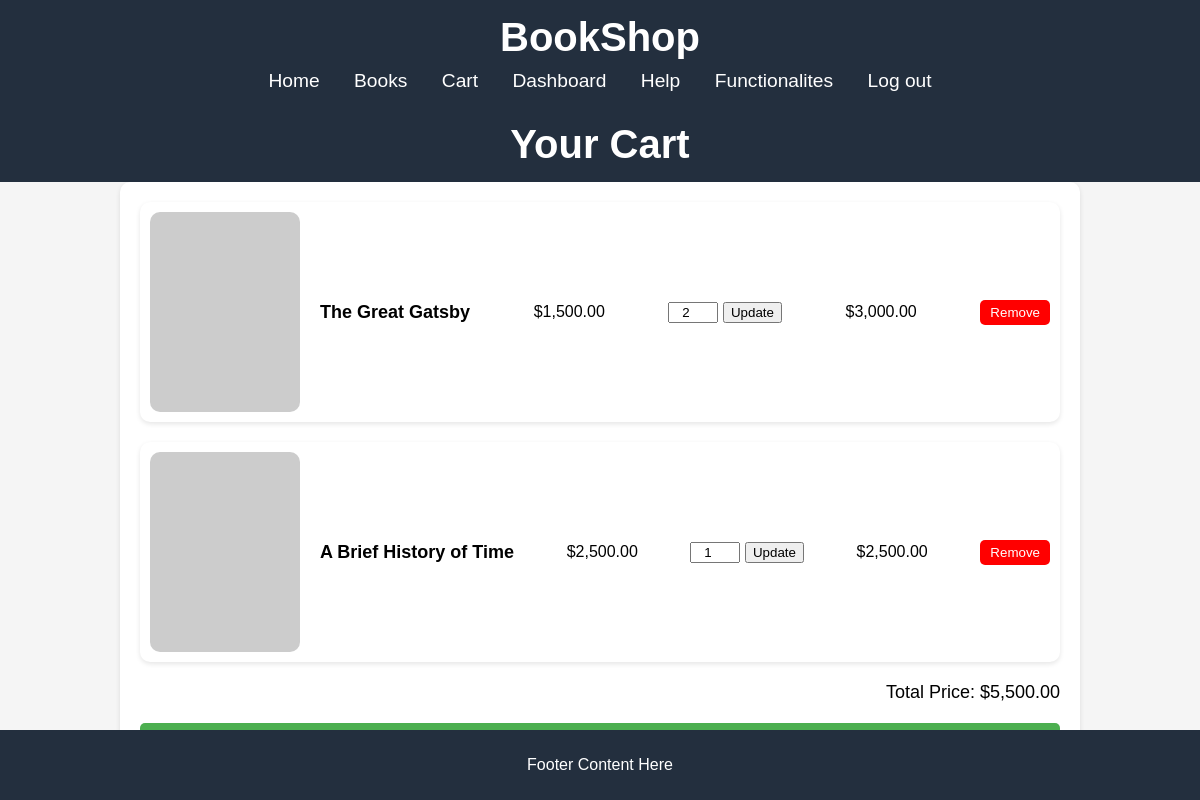
The page /customer/cart.php (signed in) on the database its author committed.
### tables this page shows
CREATE TABLE `cart_items` (
  `id` int(11) NOT NULL,
  `cart_id` int(11) DEFAULT NULL,
  `product_id` int(11) DEFAULT NULL,
  `quantity` int(11) DEFAULT NULL,
  `created_at` timestamp NOT NULL DEFAULT current_timestamp(),
  `updated_at` timestamp NOT NULL DEFAULT current_timestamp() ON UPDATE current_timestamp()
);

CREATE TABLE `products` (
  `id` int(11) NOT NULL,
  `name` varchar(255) DEFAULT NULL,
  `description` text DEFAULT NULL,
  `price` decimal(10,2) DEFAULT NULL,
  `stock_quantity` int(4) DEFAULT NULL,
  `category_id` int(11) DEFAULT NULL,
  `created_at` timestamp NOT NULL DEFAULT current_timestamp(),
  `updated_at` timestamp NOT NULL DEFAULT current_timestamp() ON UPDATE current_timestamp()
);

### customer/cart.php (the view, shortened to what this page needs)
<?php
require '../db_connect.php';
$user_id = $_SESSION['user_id'];
$totalPrice = 0;
function getCart($conn, $user_id) {
    $query = "SELECT * FROM cart WHERE user_id = $user_id";
    $result = $conn->query($query);
    $cart = $result->fetch_assoc();
    if (!$cart) {
        $query = "INSERT INTO cart (user_id, created_at, updated_at) VALUES ($user_id, NOW(), NOW())";
        $conn->query($query);
        $cart_id = $conn->insert_id;
    } else {
        $cart_id = $cart['id'];
    }
    return $cart_id;
}
function getCartItems($conn, $cart_id) {
    $query = "SELECT ci.id as cart_item_id, p.name, p.price, ci.quantity, ci.product_id
              FROM cart_items ci
              JOIN products p ON ci.product_id = p.id
              WHERE ci.cart_id = $cart_id";
    $result = $conn->query($query);
    $cartItems = [];
    while ($row = $result->fetch_assoc()) {
        $cartItems[] = $row;
    }
    return $cartItems;
}
$cart_id = getCart($conn, $user_id);
$cartItems = getCartItems($conn, $cart_id);
?>
<!DOCTYPE html>
<html lang="en">
<head>
    <link rel="stylesheet" href="../css/cart.css">
</head>
<body>
<div id="header-container">
    </div>
<div class="header">
    <h1>Your Cart</h1>
</div>
<div class="container">
    <div id="cartItems">
        <?php if (count($cartItems) > 0): ?>
            <?php
            $totalPrice = 0;
            foreach ($cartItems as $item):
                $itemTotal = $item['price'] * $item['quantity'];
                $totalPrice += $itemTotal;
            ?>
            <div class="cart-item">
                <div class="item-details">
                    <img src="https://via.placeholder.com/150x200" alt="<?php echo $item['name']; ?>" class="item-image">
                    <div class="item-info">
                        <h4 class="item-name"><?php echo $item['name']; ?></h4>
                    </div>
                </div>
                <div class="item-price">$<?php echo number_format($item['price'], 2); ?></div>
                <div class="item-quantity">
                    <form method="post">
                        <input type="number" name="quantity" value="<?php echo $item['quantity']; ?>" min="1">
                        <button type="submit" name="update_quantity">Update</button>
                    </form>
                </div>
                <div class="item-total">$<?php echo number_format($itemTotal, 2); ?></div>
                <div class="item-actions">
                    <form method="post">
                        <button type="submit" name="remove_from_cart">Remove</button>
                    </form>
                </div>
            </div>
            <?php endforeach; ?>
        <?php else: ?>
            <p>Your cart is empty.</p>
        <?php endif; ?>
    </div>
    <div class="cart-summary">
        <p>Total Price: $<?php echo number_format($totalPrice, 2); ?></p>
    </div>
    <div class="checkout-form">
        <form method="post">
            <button type="submit" name="checkout">Checkout</button>
        </form>
    </div>
</div>
<footer>
    <p>Footer Content Here</p>
</footer>
</body>
</html>

### css/cart.css (style rules this page uses)
* { box-sizing: border-box; }
body { font-family: Arial, sans-serif; margin: 0; padding: 20px; background-color: #f4f4f4; }
.header { background-color: #333; color: white; padding: 5px; text-align: center; }
.header h1 { margin: 0; }
.container { width: 80%; margin: auto; padding: 20px; background-color: white; border-radius: 10px; box-shadow: 0 2px 5px rgba(0, 0, 0, 0.1); }
.cart-item { display: flex; justify-content: space-between; align-items: center; background-color: #fff; padding: 10px; margin-bottom: 20px; border-radius: 10px; box-shadow: 0 2px 5px rgba(0, 0, 0, 0.1); }
.item-details { display: flex; align-items: center; }
.item-image { width: 150px; height: 200px; border-radius: 10px; margin-right: 20px; }
.item-info h4 { margin: 0; font-size: 18px; }
.item-price, .item-quantity, .item-total { font-size: 16px; }
.item-quantity input { width: 50px; text-align: center; }
.item-actions { display: flex; align-items: center; }
.item-actions button { background-color: #f00; color: #fff; border: none; padding: 5px 10px; cursor: pointer; border-radius: 5px; }
.cart-summary { text-align: right; font-size: 18px; margin-bottom: 15px; }
.checkout-form { margin-top: 20px; }
.checkout-form button { width: 100%; padding: 10px; background-color: #4CAF50; color: white; border: none; border-radius: 5px; cursor: pointer; }
footer { text-align: center; padding: 10px; background-color: #333; color: white; position: fixed; width: 100%; bottom: 0; }

### css/header.css (style rules this page uses)
body { font-family: Arial, sans-serif; margin: 0; padding: 0; background-color: #f5f5f5; }
footer { background-color: #232f3e; color: white; padding: 10px; text-align: center; }
.header { background-color: #232f3e; color: white; padding: 15px 20px; text-align: center; }
.header h1 { margin: 0; font-size: 2.5em; font-weight: bold; }
.header nav { margin-top: 10px; }
.header nav a { color: white; text-decoration: none; margin: 0 15px; font-size: 1.2em; }

### rows shown on the page
cart_items: product.name "The Great Gatsby", product.price "1,500.00", quantity "2", itemTotal "3,000.00"
cart_items: product.name "A Brief History of Time", product.price "2,500.00", quantity "1", itemTotal "2,500.00"

### other values the page prints
$totalPrice "5,500.00"
